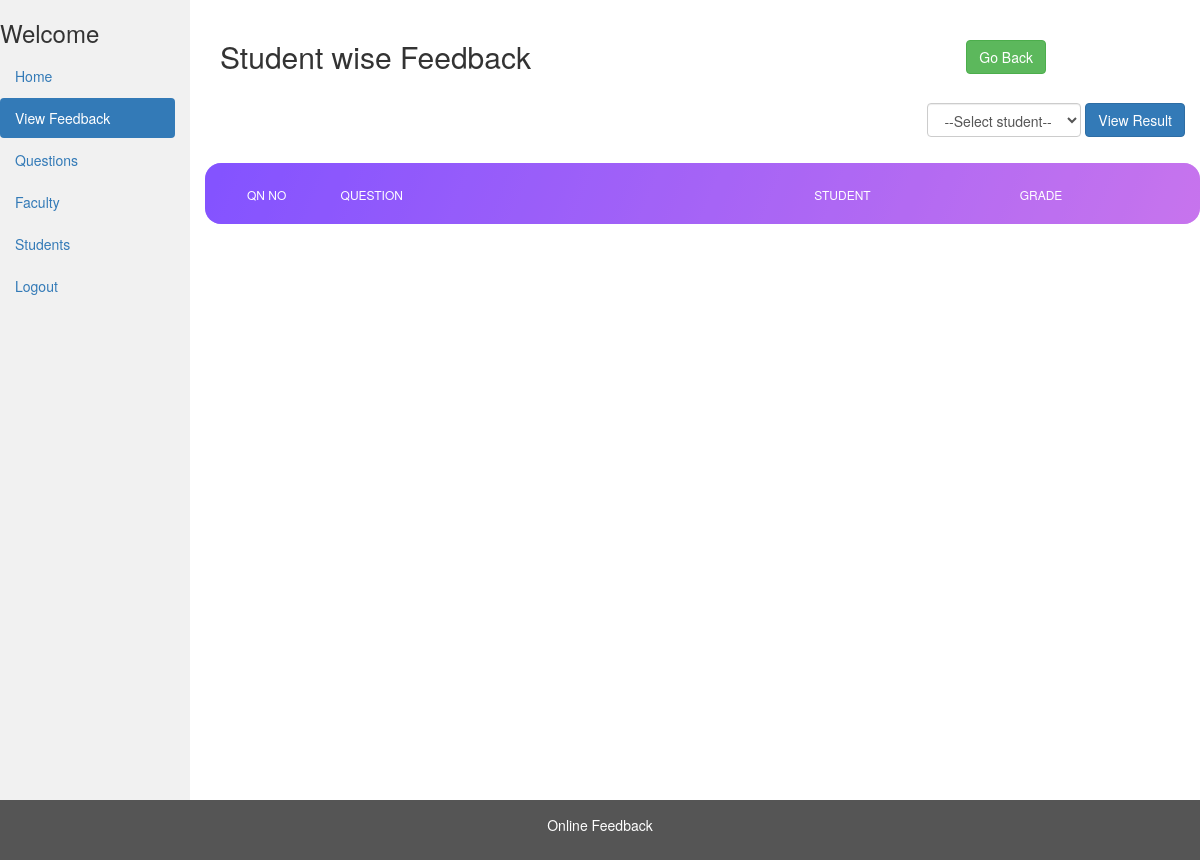
/admin/view_stud_feedback.php?student_id=1, run on an earlier commit of the app's database.
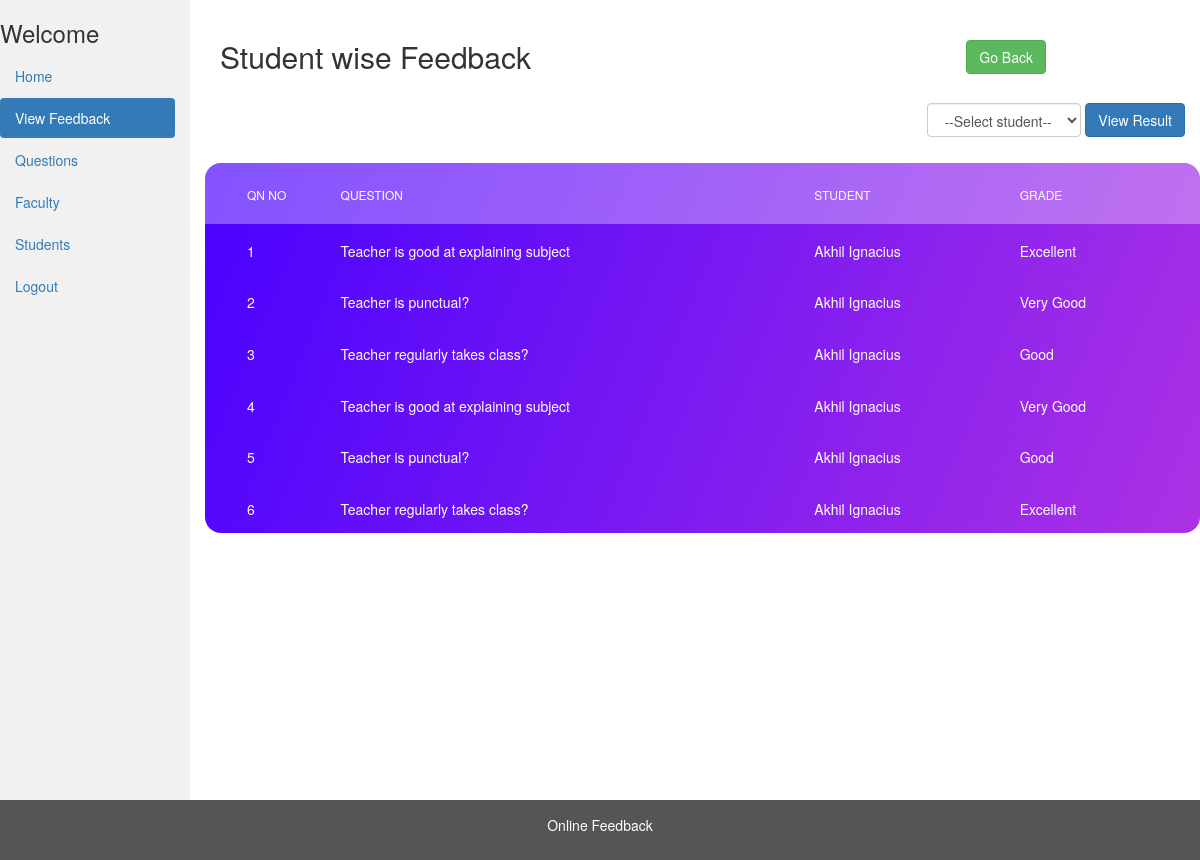
And on a later commit of the database.
### tables this page shows
CREATE TABLE `questions` (
  `qn_id` int(11) NOT NULL,
  `qn_name` varchar(500) NOT NULL
);

CREATE TABLE `student` (
  `id` int(11) NOT NULL,
  `name` char(40) NOT NULL,
  `gender` int(11) NOT NULL,
  `email` varchar(40) NOT NULL,
  `password` varchar(40) DEFAULT NULL,
  `mobile` bigint(11) NOT NULL,
  `department_id` int(11) NOT NULL,
  `semester_id` int(10) NOT NULL,
  `image` varchar(50) NOT NULL DEFAULT '../img/no_image.jpg',
  `dob` date NOT NULL,
  `regid` varchar(20) NOT NULL,
  `feedback_submitted` int(11) NOT NULL DEFAULT '0'
);

CREATE TABLE `grades` (
  `id` int(11) NOT NULL,
  `name` varchar(250) NOT NULL
);

### admin/view_stud_feedback.php (the view, shortened to what this page needs)
<?php
include_once '../database/dbconfig.php';
?>
<!DOCTYPE html>
<html lang="en">
  <head>
    <link
      rel="stylesheet"
      href="https://maxcdn.bootstrapcdn.com/bootstrap/3.4.1/css/bootstrap.min.css"
    />
    <link rel="stylesheet" type="text/css" href="../css/main.css" />
  </head>
  <body>
      <div class="row content">
      <div class="col-sm-2 sidenav">
        <h3>Welcome <?php echo ($_SESSION['login_user']); ?></h3>
        <ul class="nav nav-pills nav-stacked">
          <li><a href="admin_dashboard.php">Home</a></li>
          <li class="active"><a href="view_feedback.php">View Feedback</a></li>
          <li><a href="view_questions.php">Questions</a></li>
          <li><a href="view_faculty.php">Faculty</a></li>
          <li><a href="view_students.php">Students</a></li>
          <li><a href="../logout.php">Logout</a></li>
        </ul><br>
      </div>
        <div class="col-sm-10">
        <br />
        <div class="container-fluid">
          <div class="row">
            <div class="col-md-9"><h2>Student wise Feedback</h2></div><br />
            <div class="col-md-3">
              <a href="view_feedback.php" class="btn btn-success">Go Back</a>
            </div>
          </div>
        </div>
        <br />
        <div class="pull-right">
          <form class="form-inline" method="get" action="view_stud_feedback.php">
              <div class="container-fluid ">
                <div class="form-group">
                  <select name="student_id" class="form-control" required="required">
                    <option>--Select student--</option>
                  </select>
                  <input type="submit" class="btn btn-primary" value="View Result">
                </div>
            </div>
          </form>
        </div>
          <br>
          <br>
          <br>
          <div class="table100 ver6 m-b-110">
            <table data-vertable="ver6" id="students">
              <thead>
                <tr class="row100 head">
                  <th class="column100 column1" data-column="column1">
                    Qn No
                  </th>
                  <th class="column100 column2" data-column="column2">
                    Question
                  </th>
                  <th class="column100 column3" data-column="column3">
                    Student
                  </th>
                  <th class="column100 column4" data-column="column4">
                    Grade
                  </th>
                </tr>
              </thead>
              <tbody>
                <?php
$student_id = $_GET['student_id'];
$ans_sql = "select student.name as name, qn_name,grades.name as grade from questions inner join answers on questions.qn_id = answers.qn_id inner join grades on grades.id = answers.answer inner join student on student.id = answers.student_id where student_id =".$student_id;
$ans_result = mysqli_query($conn, $ans_sql);
$count = 0;
while ($ans_rows = mysqli_fetch_assoc($ans_result)) {
    $count++;
    ?>
                    <tr class="row100 data">
                      <td class="column100 column1 value" data-column="column1">
                        <?php echo $count; ?>
                      </td>
                      <td class="column100 column2 value" data-column="column2">
                        <?php echo $ans_rows['qn_name']; ?>
                      </td>
                      <td class="column100 column3 value" data-column="column3">
                        <?php echo $ans_rows['name']; ?>
                      </td>
                      <td class="column100 column4 value" data-column="column4" style="color: white">
                        <?php echo $ans_rows['grade']; ?>
                      </td>
                    </tr>
                <?php
}
?>
              </tbody>
            </table>
          </div>
        </div>
      </div>
    <footer class="container-fluid">
      <center>
        <p>Online Feedback</p>
      </center>
    </footer>
  </body>
</html>

### css/main.css (style rules this page uses)
table { width: 100%; background-color: #fff; }
th, td { font-weight: unset; padding-right: 10px; }
.column100 { width: 130px; padding-left: 25px; }
.column100.column1 { width: 0px; padding-left: 42px; }
.column100.column2 { width: 300px; }
.row100.head th { padding-top: 24px; padding-bottom: 20px; }
.row100 td { padding-top: 18px; padding-bottom: 14px; }
.table100.ver6 { border-radius: 16px; overflow: hidden; background: #7918f2; background: -webkit-linear-gradient(-68deg, #ac32e4 , #4801ff); background: -o-linear-gradient(-68deg, #ac32e4 , #4801ff); background: -moz-linear-gradient(-68deg, #ac32e4 , #4801ff); background: linear-gradient(-68deg, #ac32e4 , #4801ff); }
.table100.ver6 table { background-color: transparent; }
.table100.ver6 td { font-size: 14px; color: #fff; line-height: 1.4; }
.table100.ver6 th { font-size: 12px; color: #fff; line-height: 1.4; text-transform: uppercase; background-color: rgba(255,255,255,0.32); }

### admin/view_stud_feedback.php (style rules this page uses)
.row.content { height: 800px; }
.sidenav { background-color: #f1f1f1; height: 100%; }
footer { background-color: #555; color: white; padding: 15px; }

What changed in the data, as far as the page shows it:
now on this page (row edited): questions: qn_name "Teacher is good at explaining subject", student.name "Akhil Ignacius", grades.name "Excellent", grades.name "Very Good"
now on this page (row edited): questions: qn_name "Teacher is punctual?", student.name "Akhil Ignacius", grades.name "Very Good", grades.name "Good"
added questions: qn_name "Teacher regularly takes class?", student.name "Akhil Ignacius", grades.name "Good", grades.name "Excellent"
